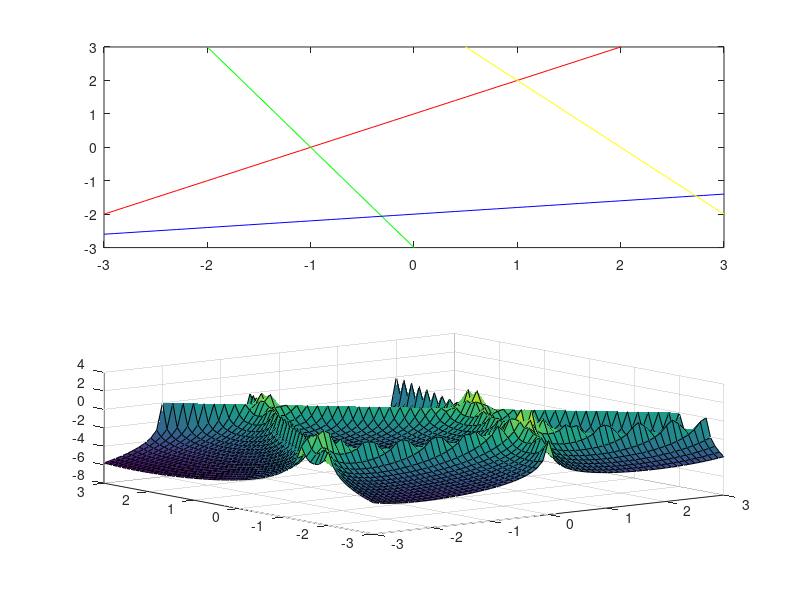

Here is the MATLAB script that generated this plot:
a1 = 1;
b1 = 1;

a2 = -3;
b2 = -3;

a3 = 0.2;
b3 = -2;

a4 = -2;
b4 = 4;


x = -3:0.1:3;
figure;
subplot(2,1,1);
plot(x, x*a1+b1, 'r');
hold on
plot(x, x*a2+b2, 'g');
plot(x, x*a3+b3, 'b');
plot(x, x*a4+b4, 'y');
axis([-3,3,-3,3])
[X, Y] = meshgrid(x);

f = @(x,y) (-(log(b1-a1*x-y) + log(b2-a2*x-y) + log(b3-a3*x-y) + log(b4-a4*x-y) ))

Z = real(f(X,Y));

indices = find(abs(Z)>10);
Z(indices) = 0;  
subplot(2,1,2)
surf(X,Y,Z);